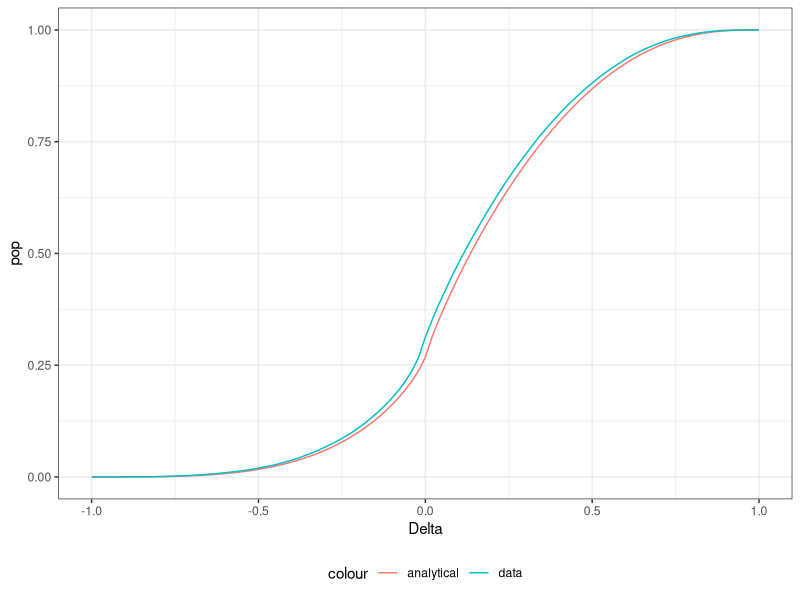
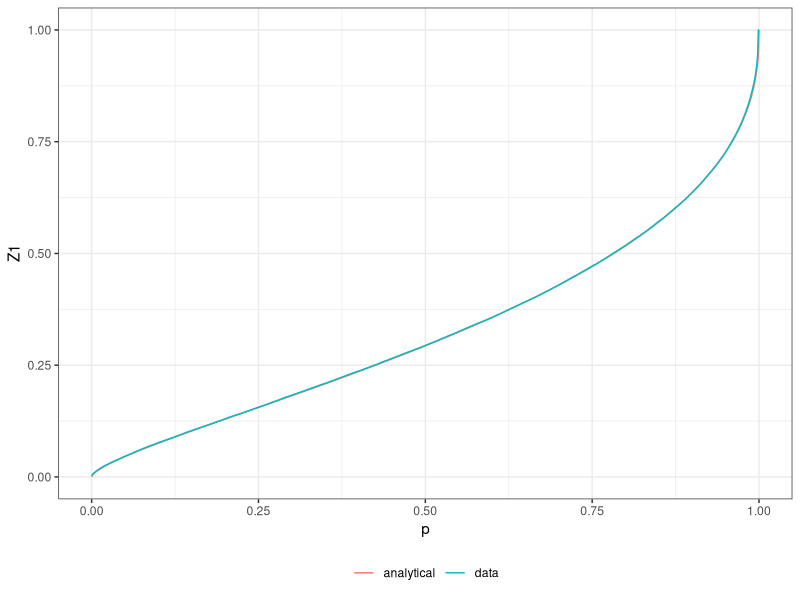
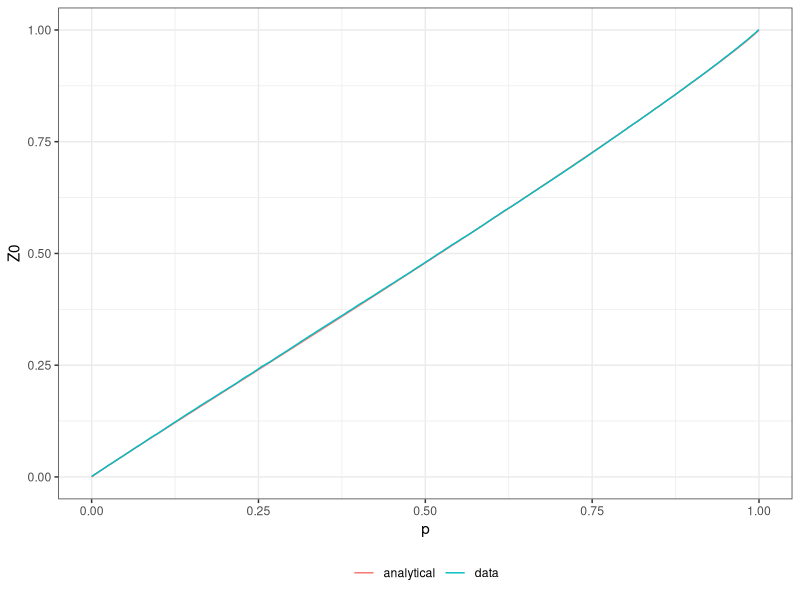
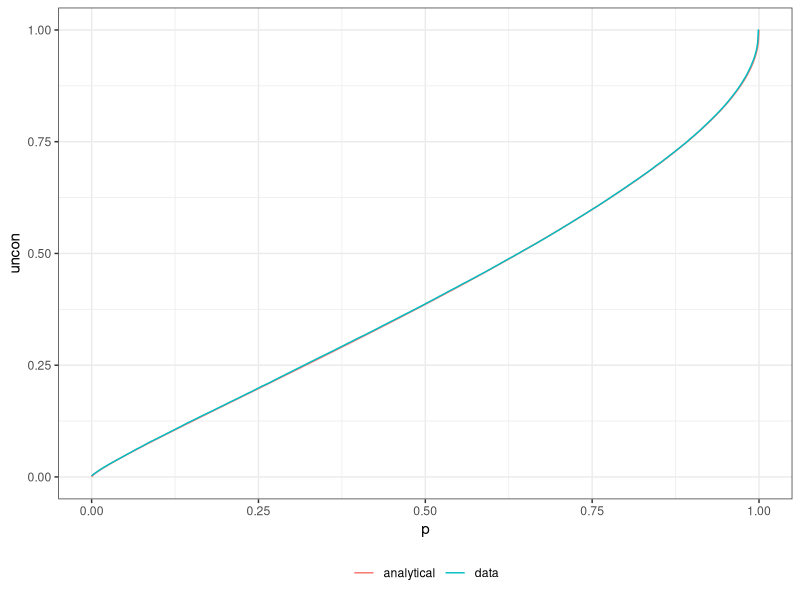
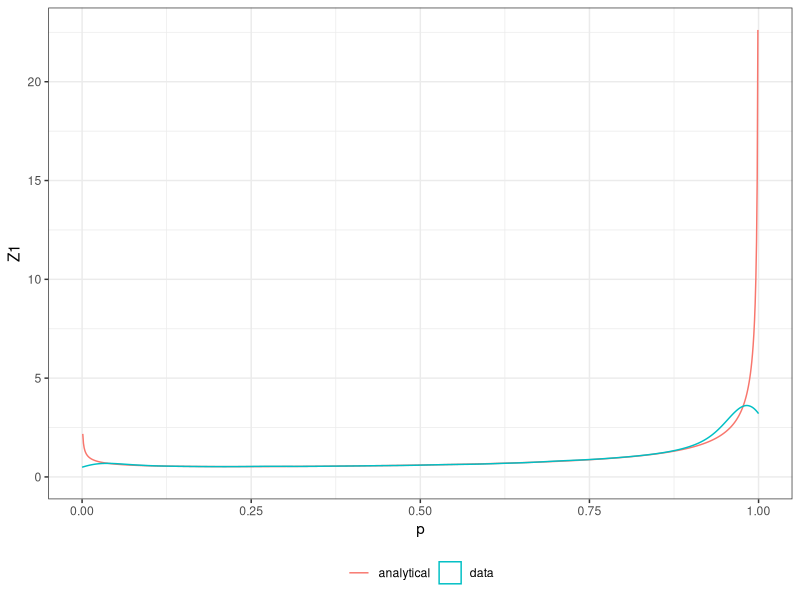
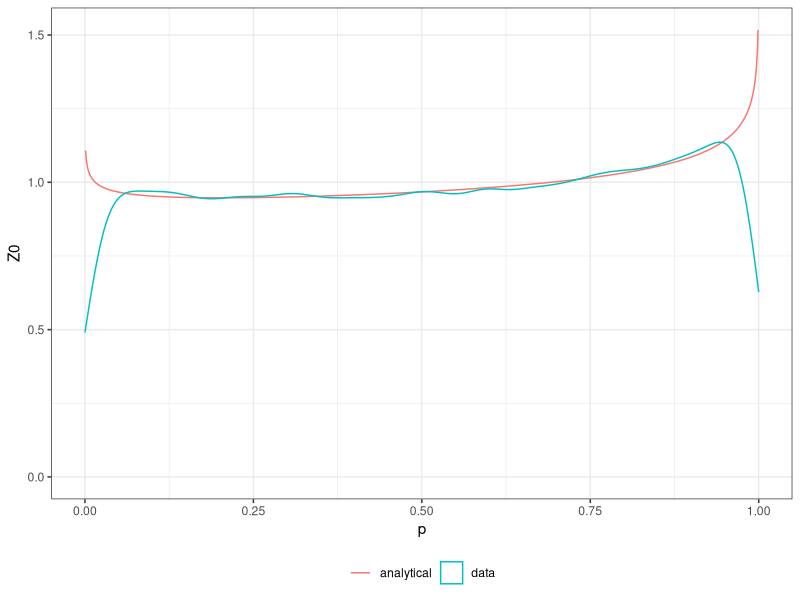

Recreate these plots in R, in order.
######################## IMPLEMENTING THE MRC ESTIMATOR ########################


# The maximum rank correlation was proposed in Han (1986). The idea is to choose 
# coefficients to maximise the rank correlation between a linear index and the 
# outcome. 

# Assume the model
#
# D = 1{\Phi(X'a + Z * X'd) >  U}
#
# where U is an iid uniform (0, 1) random variable.
#
# Intuitively, if we have observations i and j with 
# X_i'a + Z_i * X_i'd > X_j'a + Z_j * X_j'd
# then we would expect that D_i > D_j on average. Hence, we can estimate a and
# d by maximising the rank correlation between D and the linear index function 
# X'a + Z * X'd. We can do this by maximising
#
# sum_{i \neq j} (1{D_i > D_j}1{X_i'a + Z_i * X_i'd > X_j'a + Z_j * X_j'd}
#                   + 1{D_j > D_i}1{X_j'a + Z_j * X_j'd > X_i'a + Z_i * X_i'd})
#
# where the sum is over pairs (i, j) where i \neq j. If the sample size is n,
# then it can be written as the sum over i = 1:(n - 1) and j = (i + 1):n

################################ FRONT MATTER ##################################

rm(list = ls())
gc()

library(dplyr)
library(tidyr)
library(ggplot2)
library(mvtnorm)
library(xtable)

################################ SIMPLE EXAMPLE ################################

# Adopt the MTE assumptions for simplicity.
# Let X consist of two normally distributed variables. 
# X is independent of Z. 

# Specify the selection equation as
# D = 1(a_0 + a_1 * X_1 + a_2 * X_2 + Z(d_0 + d_1 * X_1 + d_2 * X_2) > V)
# Here V is resistance to treatment, so is negatively related to D. Z has a 
# positive effect on D (conditional on X) if d_0 + d_1 * X_1 + d_2 * X_2 > 0. 

n <- 100000 # sample size
k <- 2
pZ <- 1 / 2 # probabilty Z = 1

# Unobservables (V, U_1, U_0) are jointly normally distributed.
# Specify the covariance matrix so there is a positive selection effect -> V 
# is negatively correlated with U(1) and positively correlated with U(0)
sigma <- diag(1, 3)
sigma[1, 2] <- 0.5
sigma[1, 3] <- -0.5
sigma[, 1] <- sigma[1 ,]

Z <- rbinom(n, 1, pZ)
X <- matrix(rnorm(n * k), n, k)
U <- rmvnorm(n, mean = rep(0, 3), sigma = sigma)
colnames(U) <- c("V", "U1", "U0")

# Propensity score function
d <- runif(k, -1, 1)
a <- runif(k, -1, 1)
a_0 <- runif(1, 0, 1)
d_0 <- runif(1, 0 , 1)
g_0 <- a_0 + d_0
g <- a + d

index <- a_0 + X %*% as.matrix(a, k, 1) + Z * (d_0 + X %*% as.matrix(d, k, 1))
P <- pnorm(index)
D <- as.numeric(index + U[, 1] > 0) 
ind <- (d_0 + X %*% as.matrix(d, k, 1) > 0)
P_x0 <- pnorm(a_0 + X %*% as.matrix(a, k, 1))
P_x1 <- pnorm(g_0 + X %*% as.matrix(g, k, 1))

# Covariance matrix for (X'a, X'd, X'g)
sd_a <- sqrt(sum(a ^ 2))
sd_d <- sqrt(sum(d ^ 2))
sd_g <- sqrt(sum(g ^ 2))
rho_ad <- sum(a * d) / (sd_a * sd_d)
rho_ag <- sum(a * g) / (sd_a * sd_g)
rho_dg <- sum(g * d) / (sd_g * sd_d)

############### SHARES OF SWITCHERS, ALWAYS TAKERS, NEVER TAKERS ###############

# Proportion where Z has a postive effect on the propensity score
1 - pnorm(-d_0, mean = 0, sd = sd_d)
sum((P_x1 - P_x0) > 0) / n

#### Region where Z has a positive effect on the propensity score

# Always Takers
kernel <- function(Xd, a_0, sd_d, sd_a, rho_ad){
  
  sd_temp <- sqrt(1 + (sd_a ^ 2) * (1 - rho_ad ^ 2))
  bound <- a_0 + rho_ad * sd_a * Xd / sd_d 
  
  return(pnorm(q = bound, mean = 0, sd = sd_temp) * dnorm(x = Xd, sd = sd_d))
  
}

always_takers_1 <- integrate(kernel, lower = - d_0, upper = Inf,
                             a_0 = a_0,
                             sd_d = sd_d,
                             sd_a = sd_a,
                             rho_ad = rho_ad)$value

# check against the sample (divide by n as we are not conditioning on being in 
# this region)
always_takers_1
sum(P_x0[ind]) / n

# Never takers
kernel <- function(Xd, g_0, sd_d, sd_g, rho_dg){
  
  sd_temp <- sqrt(1 + (sd_g ^ 2) * (1 - rho_dg ^ 2))
  bound <- a_0 + rho_dg * sd_g * Xd / sd_d 
  
  return(pnorm(q = bound, mean = 0, sd = sd_temp) * dnorm(x = Xd, sd = sd_d))
  
}

never_takers_1 <- 1 - pnorm(- d_0 / sd_d) -
  integrate(kernel, lower = - d_0, upper = Inf,
            g_0 = g_0,
            sd_d = sd_d,
            sd_g = sd_g,
            rho_dg = rho_dg)$value

# check against the sample (divide by n as we are not conditioning on being in 
# this region)
never_takers_1
sum((1 - P_x1[ind])) / n

# switchers in this region (compliers)
compliers <- 1 - pnorm(q = -d_0, sd = sd_d) - always_takers_1 - never_takers_1

#### Region where Z has a negative effect on the propensity score

# Always Takers
kernel <- function(Xd, g_0, sd_d, sd_g, rho_dg){
  
  sd_temp <- sqrt(1 + (sd_g ^ 2) * (1 - rho_dg ^ 2))
  bound <- a_0 + rho_dg * sd_g * Xd / sd_d 
  
  return(pnorm(q = bound, mean = 0, sd = sd_temp) * dnorm(x = Xd, sd = sd_d))
  
}

always_takers_2 <- integrate(kernel, lower = - Inf, upper = - d_0,
                             g_0 = g_0,
                             sd_d = sd_d,
                             sd_g = sd_g,
                             rho_dg = rho_dg)$value

# check against the sample (divide by n as we are not conditioning on being in 
# this region)
always_takers_2
sum(P_x1[!ind]) / n

# Never takers
kernel <- function(Xd, a_0, sd_d, sd_a, rho_ad){
  
  sd_temp <- sqrt(1 + (sd_a ^ 2) * (1 - rho_ad ^ 2))
  bound <- a_0 + rho_ad * sd_a * Xd / sd_d 
  
  return(pnorm(q = bound, mean = 0, sd = sd_temp) * dnorm(x = Xd, sd = sd_d))
  
}

never_takers_2 <- pnorm(- d_0 / sd_d) -
  integrate(kernel, lower = - Inf, upper = - d_0,
            a_0 = a_0,
            sd_d = sd_d,
            sd_a = sd_a,
            rho_ad = rho_ad)$value

# check against the sample (divide by n as we are not conditioning on being in 
# this region)
never_takers_2
sum((1 - P_x0[!ind])) / n

# switchers in this region (defiers)
defiers <- pnorm(q = -d_0, sd = sd_d) - always_takers_2 - never_takers_2

#### TSLS First Stage

# Value should be equal to compliers - defiers
data <- data.frame(X)
names(data) <- paste("X", 1:k, sep = "_")
X_names <- names(data)
data$D <- D
data$Z <- Z
lm(as.formula(paste("D ~ Z", paste(X_names, collapse = " + "), sep = " + ")),
   data = data)
compliers - defiers


#### Distribution of `switchers'

# Population distribution
kernel <- function(Xa, sd_a, sd_g, rho_ag, a_0, g_0, Delta){
  
  bound <- qnorm(Delta + pnorm(a_0 + Xa)) - g_0
  temp_mean <- sd_g * rho_ag * Xa / sd_a
  temp_sd <- sd_g * sqrt(1 - rho_ag ^ 2)
  
  return(dnorm(x = Xa, sd = sd_a) * pnorm(q = bound, mean = temp_mean, sd = temp_sd))
  
}

N <- 101
Delta <- seq(-1, 1, length.out = N)
switchers <- rep(0, N)

for (i in 2:(N - 1)){
  
  if (Delta[i] < 0){
    lower <- qnorm(-Delta[i]) - a_0
  }else{
    lower <- -Inf
  }
  
  if (Delta[i] > 0){
    upper <- qnorm(1 - Delta[i]) - a_0
  }else{
    upper <- Inf
  }
  
  switchers[i] <- integrate(kernel, lower = lower, upper = upper,
                            sd_a = sd_a,
                            sd_g = sd_g, 
                            rho_ag = rho_ag,
                            a_0 = a_0,
                            g_0 = g_0,
                            Delta = Delta[i])$value
  
  switchers[i] <- switchers[i] + 1 - pnorm(q = upper, mean = 0, sd = sd_a)
  
}
switchers[N] <- 1

# Sample distribution
Delta_p <- P_x1 - P_x0
Delta_p <- sort(Delta_p)

eps <- Delta[2] - Delta[1]
Delta_p_bin <- ceiling((Delta_p + 1) / eps)

Delta_p_dens <- tabulate(Delta_p_bin, N) / n
Delta_p_dist <- cumsum(Delta_p_dens)

# Compare the two
plot_data <- data.frame(Delta = Delta, pop = switchers, data = Delta_p_dist)

plot_data %>% ggplot() + 
  geom_line(aes(x = Delta, y = pop, col = "analytical")) +
  geom_line(aes(x = Delta, y = data, col = "data")) +
  theme_bw() + 
  theme(legend.position = "bottom")

#### Distribution of the Propensity score

N <- 1001
p <- seq(0, 1, length.out = N)
q <- qnorm(p)

# Analytical

P_dist <-  data.frame("p" = p)
P_dens <-  data.frame("p" = p)

P_dist$Z1 <- sapply(q, pnorm, mean = g_0, sd = sd_g)
P_dist$Z0 <- sapply(q, pnorm, mean = a_0, sd = sd_a)
P_dist$uncon <- pZ * P_dist$Z1 + (1 - pZ) * P_dist$Z0

P_dens$Z1 <- sapply(q, dnorm, mean = g_0, sd = sd_g) / dnorm(q)
P_dens$Z0 <- sapply(q, dnorm, mean = a_0, sd = sd_a) / dnorm(q)
P_dens$uncon <- pZ * P_dens$Z1 + (1 - pZ) * P_dens$Z0

# Sample

data_dist <- data.frame("p" = p)
data_dens <- data.frame("p" = p)
eps <- p[2] - p[1]

P_x1 <- sort(P_x1)
P_x1_bin <- ceiling(P_x1 / eps)
data_dist$Z1 <- cumsum(tabulate(P_x1_bin, N)) / n

P_x0 <- sort(P_x0)
P_x0_bin <- ceiling(P_x0 / eps)
data_dist$Z0 <- cumsum(tabulate(P_x0_bin, N)) / n

data_dist$uncon <- (sum(Z) / n) * data_dist$Z1 +
  (1 - sum(Z) / n) * data_dist$Z0

# Compare distributions

# Z = 1
ggplot() + 
  geom_line(aes(x = p, y = Z1, col = "analytical"), data = P_dist) +
  geom_line(aes(x = p, y = Z1, col = "data"), data = data_dist) + 
  theme_bw() + 
  theme(legend.position = "bottom",
        legend.title = element_blank())

# Z = 0
ggplot() + 
  geom_line(aes(x = p, y = Z0, col = "analytical"), data = P_dist) +
  geom_line(aes(x = p, y = Z0, col = "data"), data = data_dist) + 
  theme_bw() + 
  theme(legend.position = "bottom",
        legend.title = element_blank())

# unconditional 
ggplot() + 
  geom_line(aes(x = p, y = uncon, col = "analytical"), data = P_dist) +
  geom_line(aes(x = p, y = uncon, col = "data"), data = data_dist) + 
  theme_bw() + 
  theme(legend.position = "bottom",
        legend.title = element_blank())

# Densities
P_scores <- data.frame(Z1 = P_x1, Z0 = P_x0)

ggplot() +
  geom_line(aes(x = p, y = Z1, col = "analytical"), data = P_dens) +
  geom_density(aes(x = Z1, col = "data"), data = P_scores) + 
  theme_bw() + 
  theme(legend.position = "bottom",
        legend.title = element_blank())

ggplot() +
  geom_line(aes(x = p, y = Z0, col = "analytical"), data = P_dens) +
  geom_density(aes(x = Z0, col = "data"), data = P_scores) + 
  theme_bw() + 
  theme(legend.position = "bottom",
        legend.title = element_blank())

###################### MAXIMUM RANK CORRELATION ESTIMATOR ######################




       
